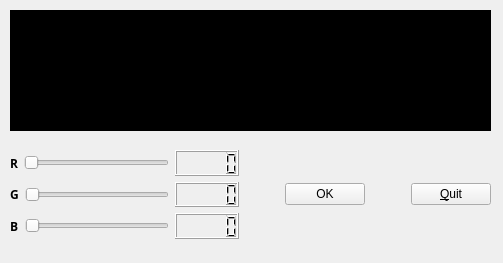
<?xml version="1.0" encoding="UTF-8"?>
<ui version="4.0">
 <class>myForm</class>
 <widget class="QWidget" name="myForm">
  <property name="geometry">
   <rect>
    <x>0</x>
    <y>0</y>
    <width>503</width>
    <height>263</height>
   </rect>
  </property>
  <property name="windowTitle">
   <string>Form</string>
  </property>
  <widget class="myLabel" name="labelColor">
   <property name="geometry">
    <rect>
     <x>10</x>
     <y>10</y>
     <width>481</width>
     <height>121</height>
    </rect>
   </property>
   <property name="styleSheet">
    <string notr="true">background-color: rgb(0, 0, 0);</string>
   </property>
   <property name="text">
    <string/>
   </property>
  </widget>
  <widget class="QWidget" name="">
   <property name="geometry">
    <rect>
     <x>10</x>
     <y>150</y>
     <width>481</width>
     <height>89</height>
    </rect>
   </property>
   <layout class="QHBoxLayout" name="layoutAll">
    <item>
     <layout class="QVBoxLayout" name="layoutRGB">
      <item>
       <layout class="QHBoxLayout" name="layoutR">
        <item>
         <widget class="QLabel" name="labelR">
          <property name="font">
           <font>
            <family>Droid Sans</family>
            <weight>75</weight>
            <bold>true</bold>
           </font>
          </property>
          <property name="text">
           <string>R</string>
          </property>
         </widget>
        </item>
        <item>
         <widget class="QSlider" name="sliderR">
          <property name="maximum">
           <number>255</number>
          </property>
          <property name="orientation">
           <enum>Qt::Horizontal</enum>
          </property>
         </widget>
        </item>
        <item>
         <widget class="QLCDNumber" name="lcdR"/>
        </item>
       </layout>
      </item>
      <item>
       <layout class="QHBoxLayout" name="layoutG">
        <item>
         <widget class="QLabel" name="labelG">
          <property name="font">
           <font>
            <family>Droid Sans</family>
            <weight>75</weight>
            <bold>true</bold>
           </font>
          </property>
          <property name="text">
           <string>G</string>
          </property>
         </widget>
        </item>
        <item>
         <widget class="QSlider" name="sliderG">
          <property name="maximum">
           <number>255</number>
          </property>
          <property name="orientation">
           <enum>Qt::Horizontal</enum>
          </property>
         </widget>
        </item>
        <item>
         <widget class="QLCDNumber" name="lcdG"/>
        </item>
       </layout>
      </item>
      <item>
       <layout class="QHBoxLayout" name="layoutB">
        <item>
         <widget class="QLabel" name="labelB">
          <property name="font">
           <font>
            <family>Droid Sans</family>
            <weight>75</weight>
            <bold>true</bold>
           </font>
          </property>
          <property name="text">
           <string>B</string>
          </property>
         </widget>
        </item>
        <item>
         <widget class="QSlider" name="sliderB">
          <property name="maximum">
           <number>255</number>
          </property>
          <property name="orientation">
           <enum>Qt::Horizontal</enum>
          </property>
         </widget>
        </item>
        <item>
         <widget class="QLCDNumber" name="lcdB"/>
        </item>
       </layout>
      </item>
     </layout>
    </item>
    <item>
     <layout class="QHBoxLayout" name="layoutButtons">
      <item>
       <spacer name="spacerButtons2">
        <property name="orientation">
         <enum>Qt::Horizontal</enum>
        </property>
        <property name="sizeHint" stdset="0">
         <size>
          <width>40</width>
          <height>20</height>
         </size>
        </property>
       </spacer>
      </item>
      <item>
       <widget class="QPushButton" name="okButton">
        <property name="text">
         <string>OK</string>
        </property>
       </widget>
      </item>
      <item>
       <spacer name="spacerButtons">
        <property name="orientation">
         <enum>Qt::Horizontal</enum>
        </property>
        <property name="sizeHint" stdset="0">
         <size>
          <width>40</width>
          <height>20</height>
         </size>
        </property>
       </spacer>
      </item>
      <item>
       <widget class="QPushButton" name="quitButton">
        <property name="text">
         <string>&amp;Quit</string>
        </property>
       </widget>
      </item>
     </layout>
    </item>
   </layout>
  </widget>
 </widget>
 <customwidgets>
  <customwidget>
   <class>myLabel</class>
   <extends>QLabel</extends>
   <header>mylabel.h</header>
  </customwidget>
 </customwidgets>
 <resources/>
 <connections>
  <connection>
   <sender>quitButton</sender>
   <signal>clicked()</signal>
   <receiver>myForm</receiver>
   <slot>close()</slot>
   <hints>
    <hint type="sourcelabel">
     <x>448</x>
     <y>194</y>
    </hint>
    <hint type="destinationlabel">
     <x>251</x>
     <y>131</y>
    </hint>
   </hints>
  </connection>
  <connection>
   <sender>sliderR</sender>
   <signal>sliderMoved(int)</signal>
   <receiver>lcdR</receiver>
   <slot>display(int)</slot>
   <hints>
    <hint type="sourcelabel">
     <x>92</x>
     <y>162</y>
    </hint>
    <hint type="destinationlabel">
     <x>197</x>
     <y>164</y>
    </hint>
   </hints>
  </connection>
  <connection>
   <sender>sliderG</sender>
   <signal>sliderMoved(int)</signal>
   <receiver>lcdG</receiver>
   <slot>display(int)</slot>
   <hints>
    <hint type="sourcelabel">
     <x>121</x>
     <y>190</y>
    </hint>
    <hint type="destinationlabel">
     <x>199</x>
     <y>195</y>
    </hint>
   </hints>
  </connection>
  <connection>
   <sender>sliderB</sender>
   <signal>sliderMoved(int)</signal>
   <receiver>lcdB</receiver>
   <slot>display(int)</slot>
   <hints>
    <hint type="sourcelabel">
     <x>95</x>
     <y>222</y>
    </hint>
    <hint type="destinationlabel">
     <x>199</x>
     <y>224</y>
    </hint>
   </hints>
  </connection>
 </connections>
</ui>
